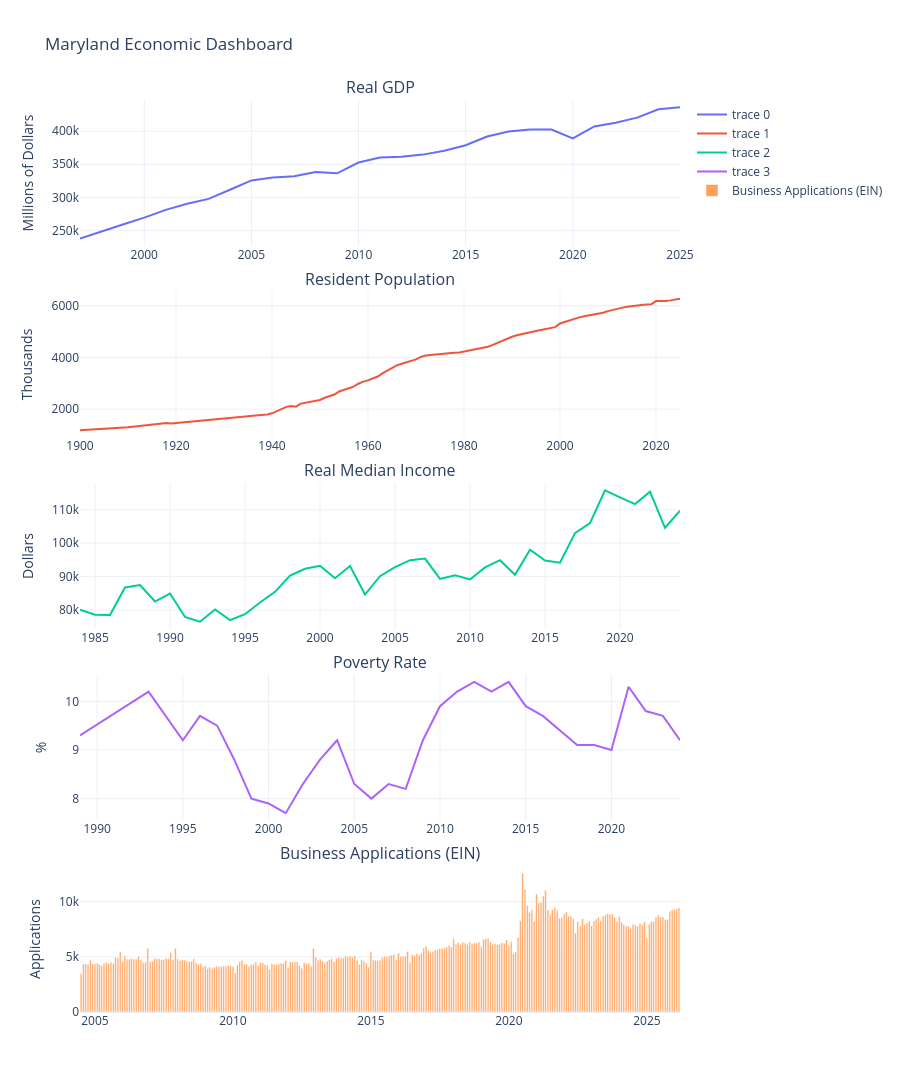

This figure's notebook cell:
### Code cell
#CHART GENERATION

# Create subplots for each economic metric
metrics = economic_df["metric"].unique()

fig = make_subplots(
    rows=len(metrics),
    cols=1,
    subplot_titles=metrics,
    vertical_spacing=0.05
)

# Loop through each metric and add the appropriate trace (line or bar) to the subplot
for i, metric in enumerate(metrics, start=1):
    df_m = economic_df[economic_df["metric"] == metric]

    if df_m["chart"].iloc[0] == "bar":
        fig.add_trace(
            go.Bar(x=df_m["date"], y=df_m["value"], name=metric),
            row=i, col=1
        )
    else:
        fig.add_trace(
            go.Scatter(x=df_m["date"], y=df_m["value"], mode="lines"),
            row=i, col=1
        )

    fig.update_yaxes(title_text=df_m["units"].iloc[0], row=i, col=1)

# Add foreclosure data as a line plot in the last subplot
fig.update_layout(
    height=300 * len(metrics),
    title="Maryland Economic Dashboard",
    template="plotly_white"
)

fig.show()
